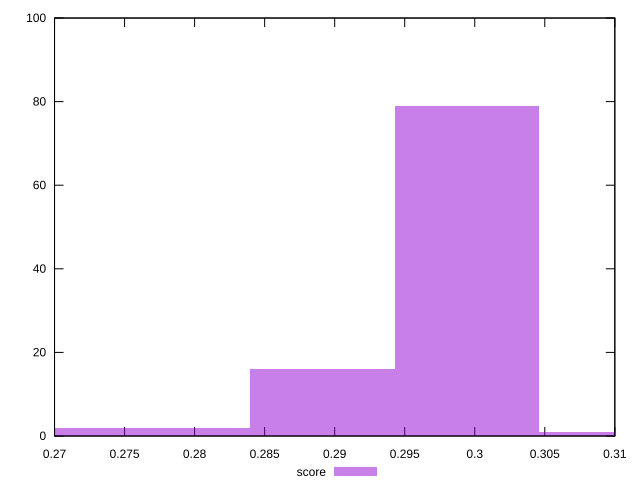

The script that saved this image:
reset

$score <<EOF
0.299447920794943 79
0.28912213042270357 16
0.27879634005046416 2
0.3097737111671824 1
0.2684705496782247 2
EOF

set key outside below
set boxwidth 0.010325790372239413
set xrange [0.27:0.31]
set yrange [0:100]
set trange [0:100]
set style fill transparent solid 0.5 noborder
set terminal svg size 640, 490 enhanced background rgb 'white'
set output "reports/report_00033_2021-03-01T14-23-16.841Z/interactive/samples/astro-inner/score/histogram.svg"

plot $score title "score" with boxes

reset
